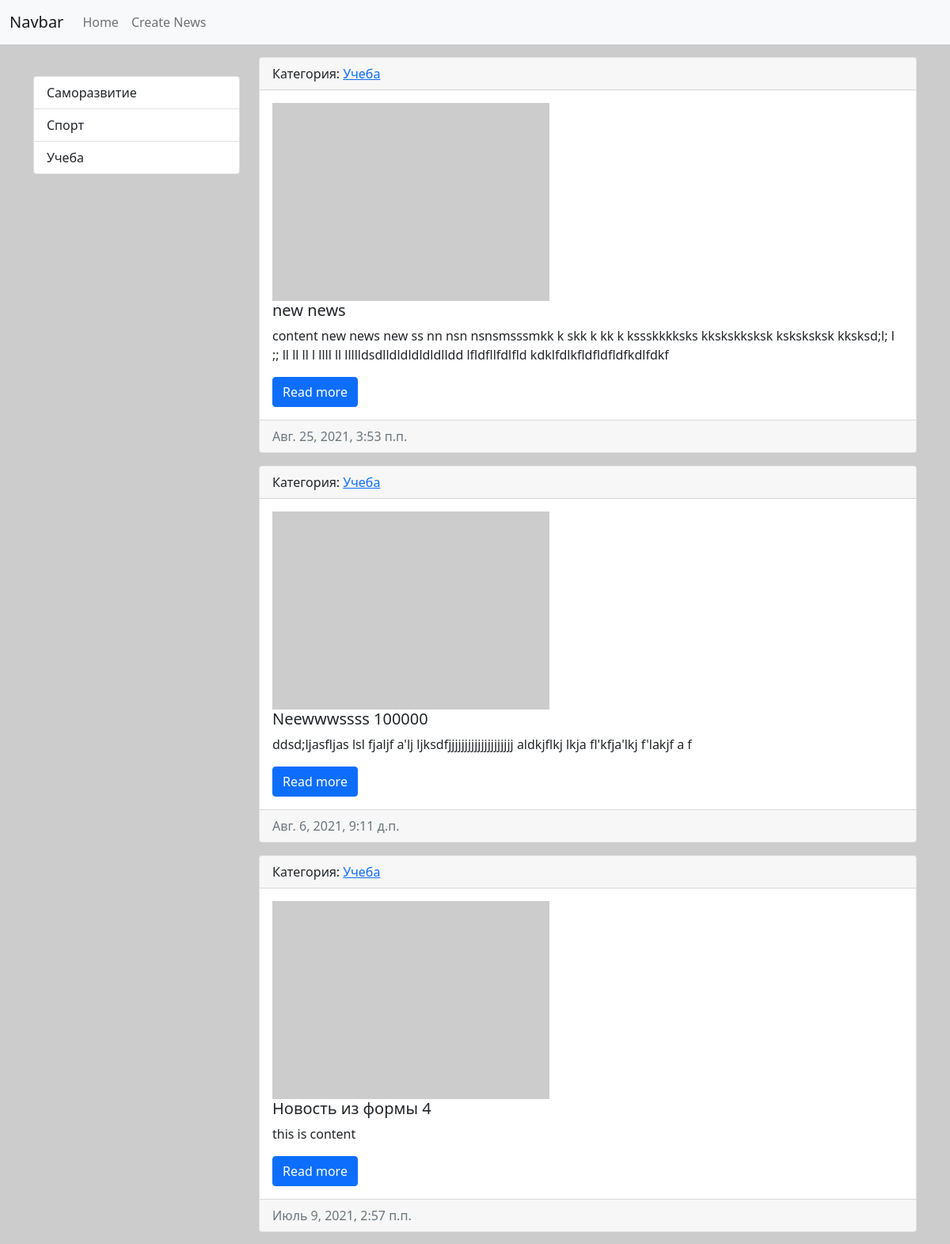
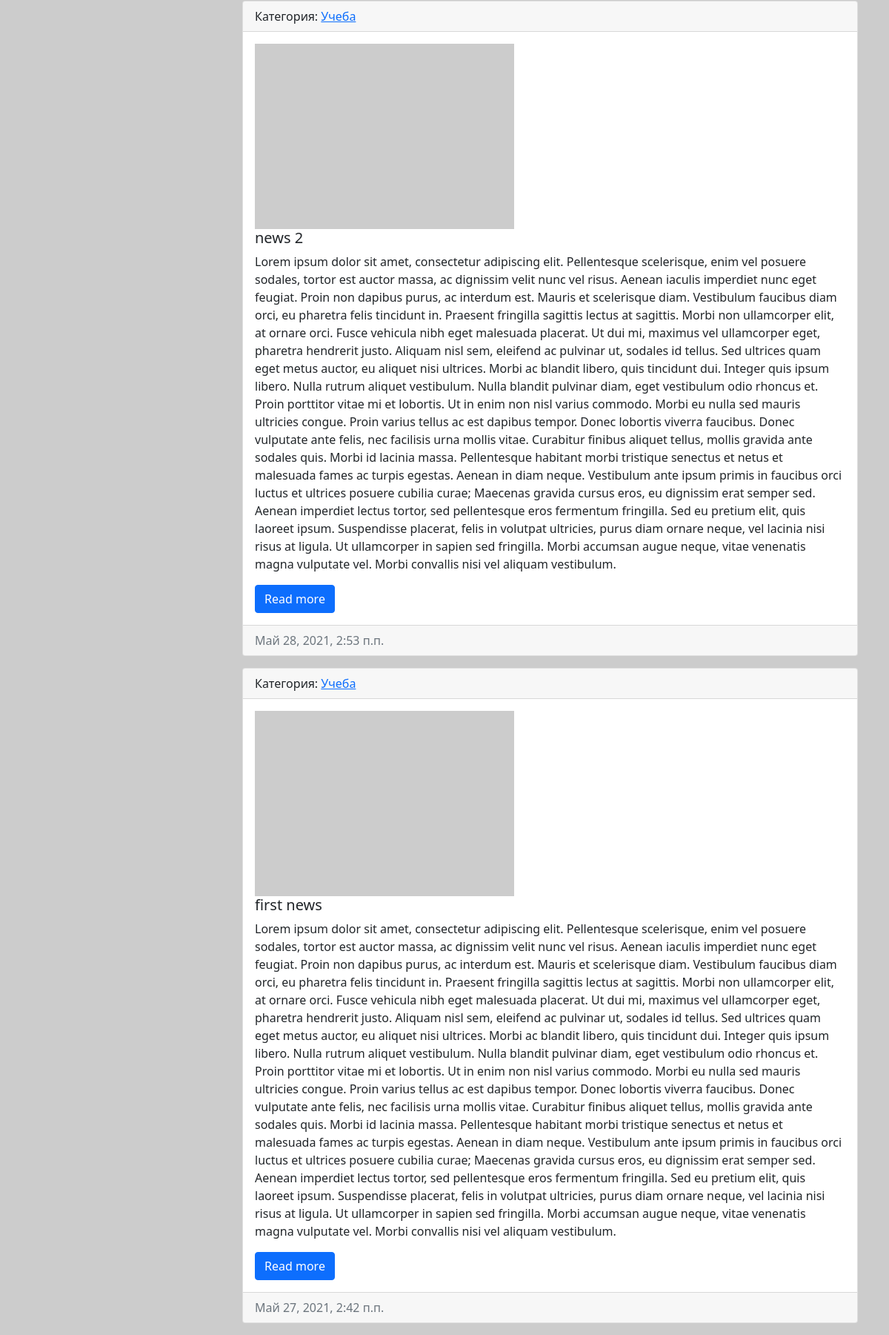
Page /category/2 on the committed database (2 pictures, top to bottom).
### news/models.py (models this page shows, shortened)
class Category(models.Model):
    title = models.CharField('Название', max_length=100, db_index=True)
    def get_absolute_url(self):
        return reverse('category', kwargs={"category_id": self.pk})
    def __str__(self):
        return self.title
    class Meta:
        verbose_name = 'Категорию'
        verbose_name_plural = 'Категории'
        ordering = ['title']

class News(models.Model):
    title = models.CharField('Название', max_length=150)
    content = models.TextField('Контент', blank=True)
    created_ad = models.DateTimeField('Дата регистрации', auto_now_add=True)
    updated_ad = models.DateTimeField('Дата обновления', auto_now=True)
    photo = models.ImageField('Фото', upload_to='photos/%Y/%m/%d/', blank=True)
    is_published = models.BooleanField('Опубликовано', default=True)
    category = models.ForeignKey('Category', on_delete=models.PROTECT, null=True, verbose_name='Категория')
    def get_absolute_url(self):
        return reverse('view_news', kwargs={"pk": self.pk})
    class Meta:
        verbose_name = 'Новость'
        verbose_name_plural = 'Новости'
        ordering = ['-created_ad']

### news/views.py (the view)
# urls.py: path('category/<int:category_id>', NewsByCategory.as_view(), name='category'),#динамическое подставление url-адреса и подключение функции
class NewsByCategory(ListView):
    model = News
    template_name = 'news/home_news_list.html'
    context_object_name = 'news'
    def get_context_data(self, *, object_list=None, **kwargs):
        context = super().get_context_data(**kwargs)
        context['title'] = Category.objects.get(pk=self.kwargs['category_id'])
        return context
    def get_queryset(self):
        return News.objects.filter(category_id=self.kwargs['category_id'], is_published=True)

### news/templatetags/news_tags.py (called while the page is built)
@register.simple_tag()
def get_categories():
    return Category.objects.all()

@register.inclusion_tag('news/list_categories.html')
def show_categories():
    categories = Category.objects.all()
    return {"categories": categories}

### news/templates/news/home_news_list.html (shortened to what this page needs)
{% extends 'base.html' %}
{% block sidebar %}
{% include 'inc/_sidebar.html' %}
{% endblock %}
{% block content %}
{% for i in news %}
<div class="card mb-3">
    <div class="card-header">
        Категория: <a href="{{ i.category.get_absolute_url }}">{{ i.category }}</a>
    </div>
    <div class="card-body">
        <div class="media">
            {% if i.photo %}
            <img src="{{ i.photo.url }}" alt="" width="350px" height="250" class="mr-3">
            {% else %}
            <img src="https://picsum.photos/200" alt="" width="350px" height="250" class="mr-3">
            {% endif %}
            <div class="media-body">
                <h5 class="card-title">{{ i.title }}</h5>
                <p class="card-text">{{ i.content }}</p>
                <a href="{{ i.get_absolute_url }}" class="btn btn-primary">Read more</a>
            </div>
        </div>
    </div>
    <div class="card-footer text-muted">
        {{ i.created_ad }}
    </div>
</div>
{% endfor %}
{% endblock %}

### news/templates/news/list_categories.html
<div class="list-group">
    {% for i in categories %}
    <a href="{{ i.get_absolute_url }}" class="list-group-item list-group-item-action">{{ i.title }}</a>
    {% endfor %}
</div>

### rows in the picture
Category: title "Саморазвитие"
Category: title "Спорт"
Category: title "Учеба"
News: category "Учеба", title "new news", content "content new news new ss nn nsn nsnsmsssmkk k skk k kk k kssskkkksks kkskskksksk ksksksksk kksksd;l; l ;; ll ll ll l llll ll llllldsdlldldldldldlldd lfldfllfdlfld kdklfdlkfldfldfldfkdlfdkf", created_ad "Авг. 25, 2021, 3:53 п.п."
News: category "Учеба", title "Neewwwssss 100000", content "ddsd;ljasfljas lsl fjaljf a'lj ljksdfjjjjjjjjjjjjjjjjjjjj aldkjflkj lkja fl'kfja'lkj f'lakjf a f", created_ad "Авг. 6, 2021, 9:11 д.п."
News: category "Учеба", title "Новость из формы 4", content "this is content", created_ad "Июль 9, 2021, 2:57 п.п."
News: category "Учеба", title "news 2", content "Lorem ipsum dolor sit amet, consectetur adipiscing elit. Pellentesque scelerisque, enim vel posuere sodales, tortor est auctor massa, ac dignissim velit nunc vel risus. Aenean iaculis imperdiet nunc eget feugiat. Proin non dapibus purus, ac interdum est. Mauris et scelerisque diam. Vestibulum faucibus diam orci, eu pharetra felis tincidunt in. Praesent fringilla sagittis lectus at sagittis. Morbi non ullamcorper elit, at ornare orci. Fusce vehicula nibh eget malesuada placerat. Ut dui mi, maximus vel ullamcorper eget, pharetra hendrerit justo. Aliquam nisl sem, eleifend ac pulvinar ut, sodales id tellus. Sed ultrices quam eget metus auctor, eu aliquet nisi ultrices. Morbi ac blandit libero,…", created_ad "Май 28, 2021, 2:53 п.п."
News: category "Учеба", title "first news", content "Lorem ipsum dolor sit amet, consectetur adipiscing elit. Pellentesque scelerisque, enim vel posuere sodales, tortor est auctor massa, ac dignissim velit nunc vel risus. Aenean iaculis imperdiet nunc eget feugiat. Proin non dapibus purus, ac interdum est. Mauris et scelerisque diam. Vestibulum faucibus diam orci, eu pharetra felis tincidunt in. Praesent fringilla sagittis lectus at sagittis. Morbi non ullamcorper elit, at ornare orci. Fusce vehicula nibh eget malesuada placerat. Ut dui mi, maximus vel ullamcorper eget, pharetra hendrerit justo. Aliquam nisl sem, eleifend ac pulvinar ut, sodales id tellus. Sed ultrices quam eget metus auctor, eu aliquet nisi ultrices. Morbi ac blandit libero,…", created_ad "Май 27, 2021, 2:42 п.п."
